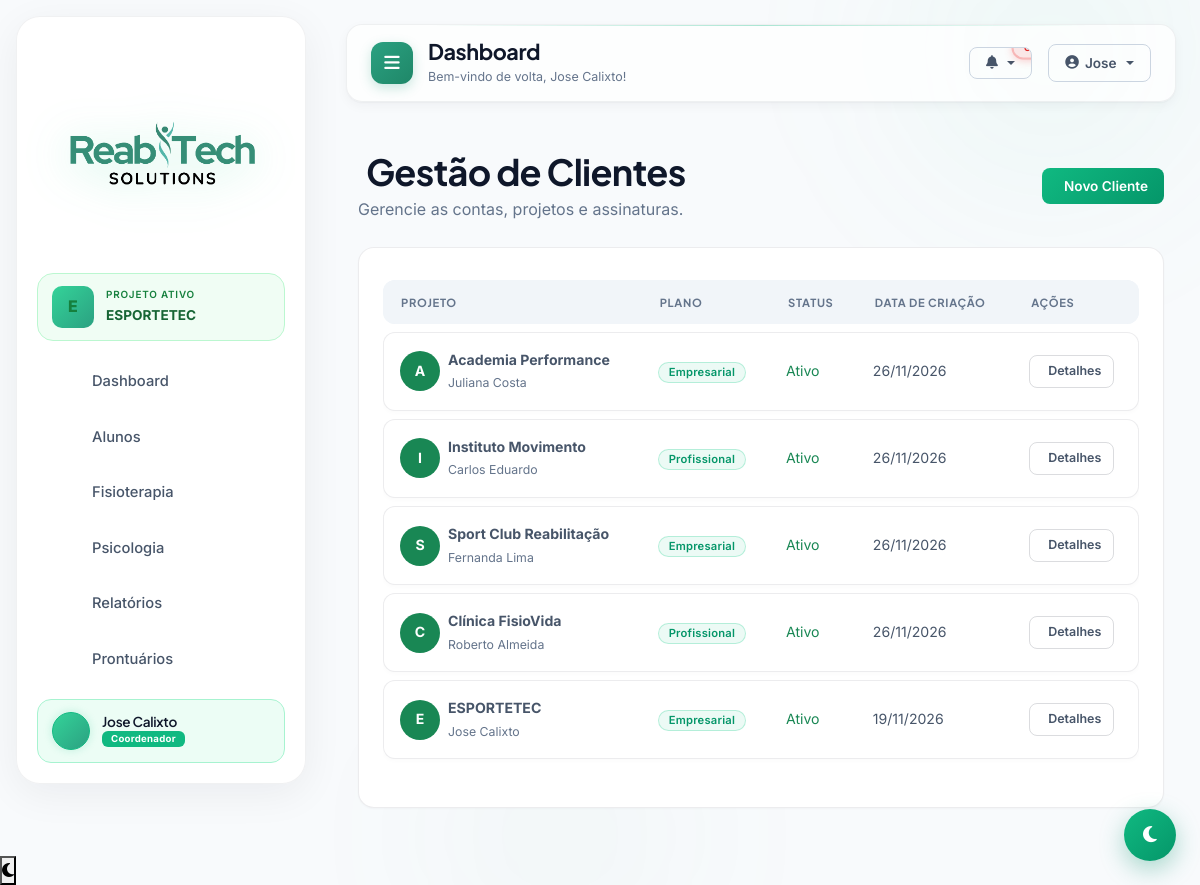
The app's page /dashboard/super-admin/clientes/ (signed in), older data.
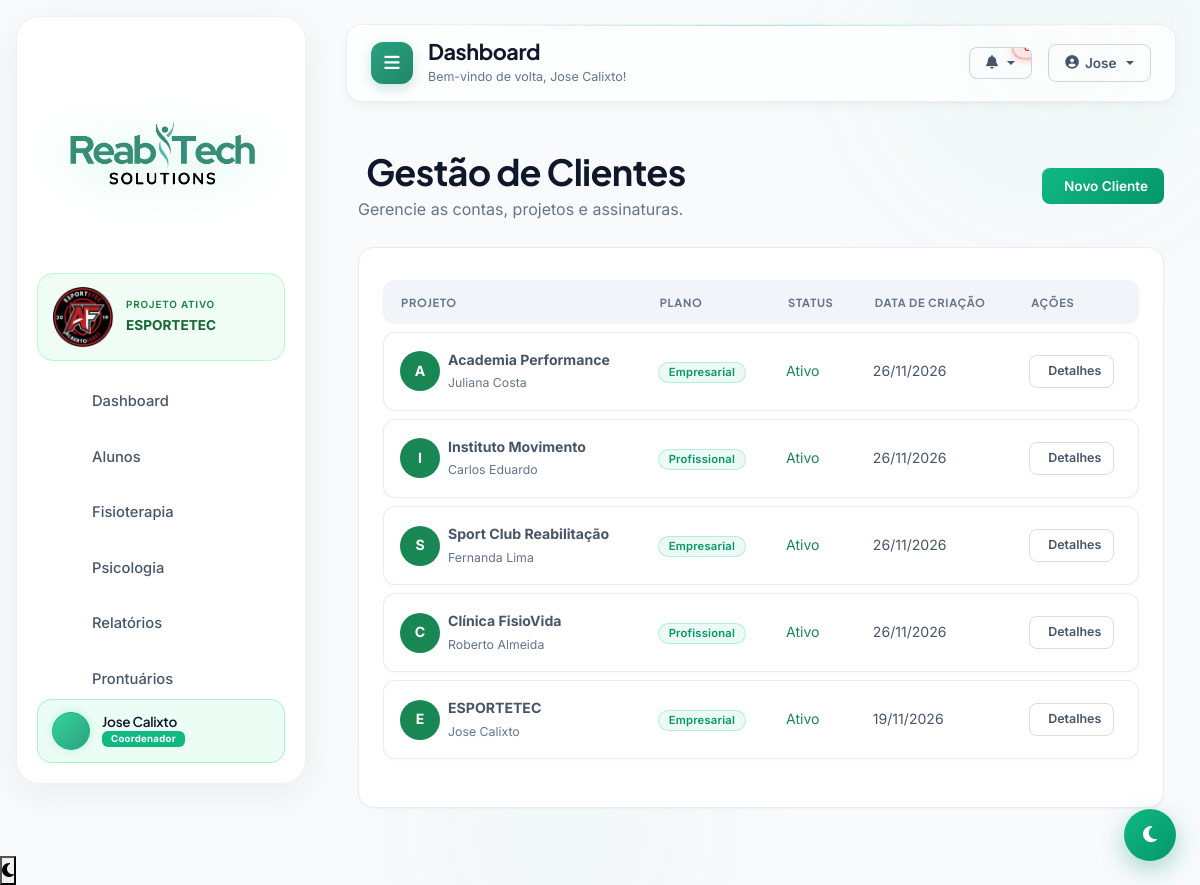
The same page, newer data.
### projetos/models.py (models this page shows, shortened)
class Projeto(models.Model):
    TIPO_CHOICES = [
        ('clinica', 'Clínica de Fisioterapia / Reabilitação'),
        ('escola', 'Escola / Instituição de Ensino'),
        ('time', 'Time / Clube Esportivo'),
        ('academia', 'Academia'),
        ('projeto_social', 'Projeto Social'),
        ('consultorio', 'Consultório Individual'),
        ('outro', 'Outro'),
    ]
    MODULOS_CHOICES = [
        ('fisioterapia', 'Fisioterapia'),
        ('psicologia', 'Psicologia'),
        ('tecnico', 'Análise Técnica'),
    ]
    nome = models.CharField(
        max_length=150,
        verbose_name='Nome do Projeto'
    )
    slug = models.SlugField(
        max_length=160,
        unique=True,
        blank=True,
        default='',
        verbose_name='Slug (URL)'
    )
    tipo = models.CharField(
        max_length=20,
        choices=TIPO_CHOICES,
        default='clinica',
        verbose_name='Tipo'
    )
    descricao = models.TextField(
        blank=True,
        default='',
        verbose_name='Descrição'
    )
    logo = models.ImageField(
        upload_to='projetos/logos/',
        blank=True,
        null=True,
        verbose_name='Logo'
    )
    plano = models.ForeignKey(
        Plano,
        on_delete=models.PROTECT,
        related_name='projetos',
        null=True,
        blank=True,
        verbose_name='Plano Contratado'
    )
    coordenador = models.ForeignKey(
        User,
        on_delete=models.PROTECT,
        related_name='projetos_coordenados',
        verbose_name='Coordenador Responsável'
    )
    modulos_ativos = models.JSONField(
        default=list,
        help_text="Módulos ativos: ['fisioterapia', 'psicologia', 'tecnico']",
        verbose_name='Módulos Ativos'
    )
    publico = models.BooleanField(
        default=False,
        help_text='Aparecer na landing page pública',
        verbose_name='Público'
    )
    ativo = models.BooleanField(
        default=True,
        verbose_name='Ativo'
    )
    criado_em = models.DateTimeField(
        auto_now_add=True,
        null=True,
        verbose_name='Criado em'
    )
    atualizado_em = models.DateTimeField(
        auto_now=True,
        null=True,
        verbose_name='Atualizado em'
    )
    data_expiracao_trial = models.DateTimeField(
        null=True,
        blank=True,
        help_text='Data em que o trial expira (null = sem expiração)',
        verbose_name='Expiração do Trial'
    )
    class Meta:
        ordering = ['-criado_em']
        verbose_name = 'Projeto'
        verbose_name_plural = 'Projetos'

class Plano(models.Model):
    TIPO_CHOICES = [
        ('trial', 'Trial Grátis (30 dias)'),
        ('profissional', 'Profissional'),
        ('empresarial', 'Empresarial'),
    ]
    tipo = models.CharField(
        max_length=20,
        choices=TIPO_CHOICES,
        default='trial',
        verbose_name='Tipo do Plano'
    )
    nome = models.CharField(
        max_length=100,
        verbose_name='Nome do Plano'
    )
    descricao = models.TextField(
        blank=True,
        default='',
        verbose_name='Descrição'
    )
    preco_mensal = models.DecimalField(
        max_digits=10,
        decimal_places=2,
        default=0,
        validators=[MinValueValidator(0)],
        verbose_name='Preço Mensal (R$)'
    )
    max_usuarios = models.IntegerField(
        default=10,
        validators=[MinValueValidator(0)],
        help_text='Número máximo de membros (0 = ilimitado)',
        verbose_name='Máximo de Usuários'
    )
    max_projetos = models.IntegerField(
        default=1,
        validators=[MinValueValidator(0)],
        help_text='Quantos projetos o coordenador pode ter (0 = ilimitado)',
        verbose_name='Máximo de Projetos'
    )
    modulos_inclusos = models.JSONField(
        default=list,
        help_text="Lista de módulos: ['fisioterapia', 'psicologia', 'tecnico']",
        verbose_name='Módulos Inclusos'
    )
    destaque = models.BooleanField(
        default=False,
        help_text='Destacar na landing page (recomendado)',
        verbose_name='Destacado'
    )
    ordem = models.IntegerField(
        default=0,
        help_text='Ordem de exibição (menor primeiro)',
        verbose_name='Ordem'
    )
    ativo = models.BooleanField(
        default=True,
        verbose_name='Ativo'
    )
    class Meta:
        ordering = ['ordem', 'preco_mensal']
        verbose_name = 'Plano'
        verbose_name_plural = 'Planos'

### dashboard/views.py (the view)
# urls.py: path("super-admin/clientes/", views.superadmin_clientes, name="superadmin_clientes"),
@login_required
def superadmin_clientes(request):
    return render(request, 'dashboard/admin/clientes.html', {'projetos': Projeto.objects.all()})

### dashboard/context_processors.py (called while the page is built)
def notificacoes_context(request):
    if request.user.is_authenticated:
        notificacoes_nao_lidas = request.user.notificacoes.filter(
            lida=False
        ).order_by('-criada_em')[:5]
        total_nao_lidas = request.user.notificacoes.filter(lida=False).count()
        return {
            'notificacoes_dropdown': notificacoes_nao_lidas,
            'total_notificacoes': total_nao_lidas,
        }
    return {
        'notificacoes_dropdown': [],
        'total_notificacoes': 0,
    }

def analytics_context(request):
    from django.conf import settings
    return {
        'GA4_MEASUREMENT_ID': getattr(settings, 'GA4_MEASUREMENT_ID', ''),
        'MICROSOFT_CLARITY_ID': getattr(settings, 'MICROSOFT_CLARITY_ID', ''),
    }

### mensageria/models.py (called while the page is built)
    def total_nao_lidas_para(self, user):
        try:
            participante = self.participantes.get(usuario=user)
        except ParticipanteConversa.DoesNotExist:
            return 0
        return self.mensagens.filter(
            deletada=False,
            criada_em__gt=participante.ultima_leitura
        ).exclude(autor=user).count()

### templates/dashboard/admin/clientes.html (shortened to what this page needs)
{% extends 'base.html' %}{% load static %}{% block content %}
<div class="container-fluid py-4">
    <div class="d-flex justify-content-between align-items-center mb-4">
        <div>
            <h2 class="fw-bold mb-1"> Gestão de Clientes</h2>
            <p class="text-muted mb-0">Gerencie as contas, projetos e assinaturas.</p>
        </div>
        <button class="btn btn-success"> Novo Cliente</button>
    </div>
    <div class="card border-0 shadow-sm" style="background: var(--bg-elevated); border-radius: 16px;">
        <div class="card-body p-4">
            <div class="table-responsive">
                <table class="table table-hover align-middle">
                    <thead class="table-light">
                        <tr><th>Projeto</th><th>Plano</th><th>Status</th><th>Data de Criação</th><th>Ações</th></tr>
                    </thead>
                    <tbody>
                        {% for p in projetos %}
                        <tr>
                            <td>
                                <div class="d-flex align-items-center gap-2">
                                    <div class="bg-success text-white rounded-circle d-flex justify-content-center align-items-center" style="width:40px; height:40px; font-weight:bold;">{{ p.nome|first }}</div>
                                    <div>
                                        <div class="fw-bold">{{ p.nome }} {% if p.nome == 'ESPORETEC' %}<span class="badge bg-warning text-dark ms-1">Original</span>{% endif %}</div>
                                        <small class="text-muted">{{ p.coordenador.get_full_name }}</small>
                                    </div>
                                </div>
                            </td>
                            <td><span class="badge bg-primary">{{ p.plano.nome|default:"Nenhum" }}</span></td>
                            <td>{% if p.ativo %}<span class="text-success"> Ativo</span>{% else %}<span class="text-danger"><i class="ph ph-x-circle"></i> Inativo</span>{% endif %}</td>
                            <td>{{ p.criado_em|date:"d/m/Y" }}</td>
                            <td>
                                <button class="btn btn-sm btn-outline-secondary"> Detalhes</button>
                            </td>
                        </tr>
                        {% empty %}
                        <tr><td colspan="5" class="text-center py-4 text-muted">Nenhum cliente cadastrado.</td></tr>
                        {% endfor %}
                    </tbody>
                </table>
            </div>
        </div>
    </div>
</div>
{% endblock %}

### templates/base.html (shortened to what the changed rows need)
{% load static %}
<!DOCTYPE html>
<html lang="pt-br" data-theme="light" style="background-color: #0b1120;">
<head>
    <link href="https://cdn.jsdelivr.net/npm/bootstrap@5.1.3/dist/css/bootstrap.min.css" rel="stylesheet">
    <link rel="stylesheet" href="https://cdnjs.cloudflare.com/ajax/libs/font-awesome/6.5.0/css/all.min.css">
    <link rel="stylesheet" href="https://unpkg.com/@phosphor-icons/web@2.1.1/src/regular/style.css">
    <link rel="stylesheet" href="https://unpkg.com/@phosphor-icons/web@2.1.1/src/fill/style.css">
    <link href="https://unpkg.com/aos@2.3.1/dist/aos.css" rel="stylesheet">
    <link rel="stylesheet" href="{% static 'css/design-system.css' %}">
    <link rel="stylesheet" href="{% static 'css/theme.css' %}">
    <link rel="stylesheet" href="{% static 'css/internal-effects.css' %}">
    <link rel="stylesheet" href="{% static 'css/style.css' %}">
    <link rel="stylesheet" href="{% static 'css/animations.css' %}">
    <link rel="stylesheet" href="{% static 'css/premium-effects.css' %}">
    <link rel="stylesheet" href="{% static 'css/premium-responsive.css' %}">
    <link rel="stylesheet" href="{% static 'css/premium-pages.css' %}">
    <link rel="stylesheet" href="{% static 'css/premium-glass-3d.css' %}">
    <link rel="stylesheet" href="{% static 'css/glass-sidebar-3d.css' %}">
    <link rel="stylesheet" href="{% static 'css/dark-mode-fixes.css' %}">
    <link rel="stylesheet" href="{% static 'css/splash.css' %}">
    <link rel="stylesheet" href="{% static 'css/custom-premium.css' %}">
<link rel="stylesheet" href="{% static 'css/internal-cyber.css' %}">
<link rel="stylesheet" href="{% static 'css/dash-cyber.css' %}">
<link rel="stylesheet" href="{% static 'css/sidebar-modern.css' %}">
<link rel="stylesheet" href="{% static 'css/atleta-enhancements.css' %}">
    <link rel="stylesheet" href="/static/css/responsive-master.css">
    <link rel="stylesheet" href="/static/css/reabitech-global-effects.css">
<link rel="stylesheet" href="{% static 'css/efeito-fisio-global.css' %}">
<link rel="stylesheet" href="{% static 'css/chart-premium.css' %}">
<link rel="stylesheet" href="{% static 'css/responsive-v3.css' %}?v=1">
<link rel="stylesheet" href="{% static 'css/responsive-system.css' %}?v=1">
<link rel="stylesheet" href="{% static 'css/responsive-dashboards.css' %}?v=1">
<link rel="stylesheet" href="{% static 'css/responsive-modules.css' %}?v=1">
<link rel="stylesheet" href="{% static 'css/project-sidebar.css' %}?v=1">
</head>
<body>
{% if user.is_authenticated %}
<div class="sidebar" id="sidebar">
    {% if projeto_ativo_global %}
    <div style="padding: 0 12px 16px;">
        <div style="background: rgba(52, 211, 153, 0.15); border: 1px solid rgba(52, 211, 153, 0.25); border-radius: 14px; padding: 12px 14px; display: flex; align-items: center; gap: 12px;">
            {% if projeto_ativo_global.logo %}
            <img class="active-project-logo" src="{{ projeto_ativo_global.logo.url }}" alt="{{ projeto_ativo_global.nome }}" style="width: 62px; height: 62px; min-width: 62px; object-fit: contain; flex-shrink: 0; padding: 0; border-radius: 8px; background: transparent;">
            {% else %}
            <div style="width: 42px; height: 42px; border-radius: 10px; background: linear-gradient(135deg, #34d399, #2BA181); display: flex; align-items: center; justify-content: center; color: white; font-weight: 800; font-size: 1rem; flex-shrink: 0;">
                {{ projeto_ativo_global.nome|first|upper }}
            </div>
            {% endif %}
            <div style="min-width: 0; flex: 1;">
                <div style="font-size: 0.62rem; color: rgba(167, 243, 208, 0.7); letter-spacing: 0.08em; text-transform: uppercase; font-weight: 600; margin-bottom: 2px;">
                    Projeto ativo
 </div>
                <div style="font-weight: 700; color: white; font-size: 0.85rem; white-space: nowrap; overflow: hidden; text-overflow: ellipsis;">
                    {{ projeto_ativo_global.nome }}
 </div>
 </div>
 </div>
 </div>
    {% endif %}
</div>
{% endif %}
    <div class="main-content {% if not user.is_authenticated %}no-sidebar{% endif %}" id="mainContent">
        {% if user.is_authenticated %}
        <div class="top-navbar">
            <div class="page-title">
                <div>
                    <h2>{% block page_title %}Dashboard{% endblock %}</h2>
 </div>
 </div>
 </div>
        {% endif %}
        {% block content %}{% endblock %}
 </div>
</body>
</html>

Row changes from the older to the newer data that the page shows:
changed Projeto "ESPORTETEC": logo: picture added; nome|first "E" → (not shown); logo empty → "projetos/logos/esportetec-optimized.png" (drawn)
